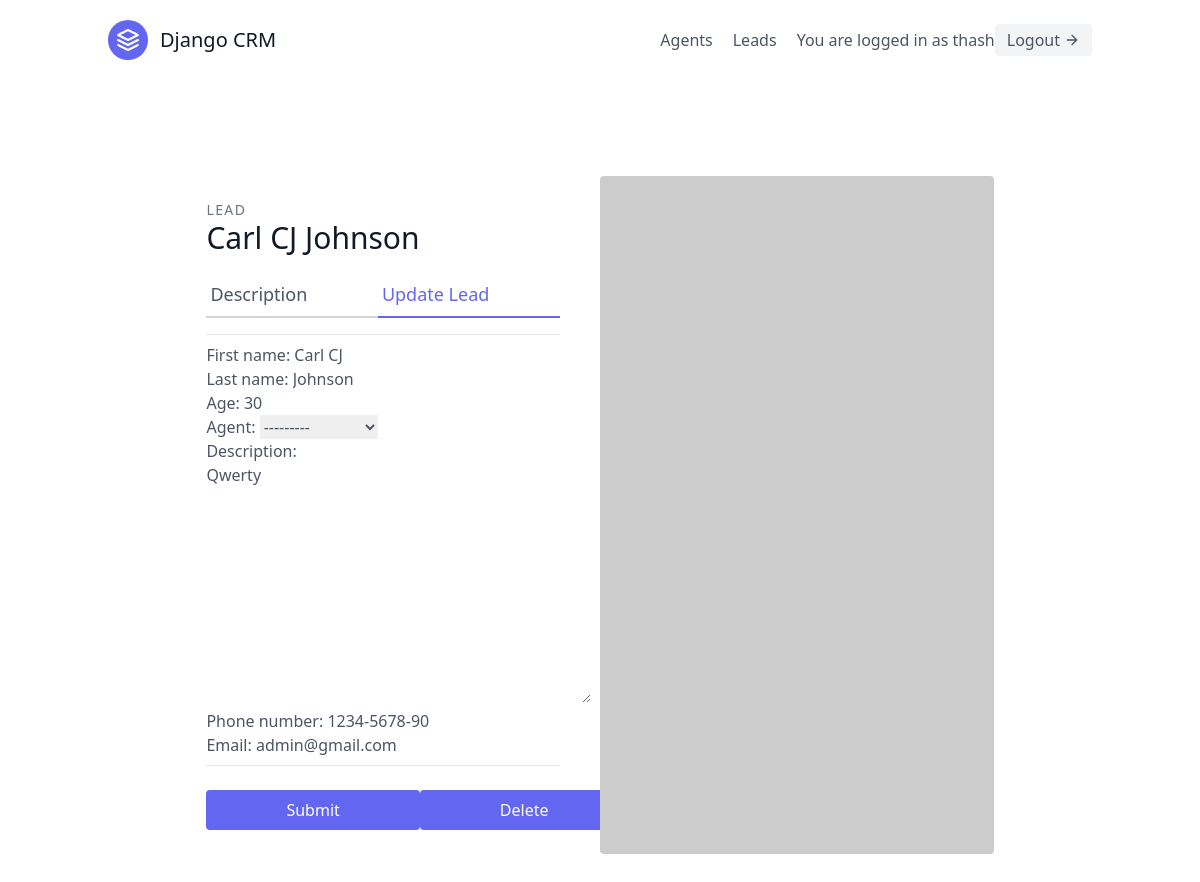
The app's page /leads/4/update/ (signed in), older data.
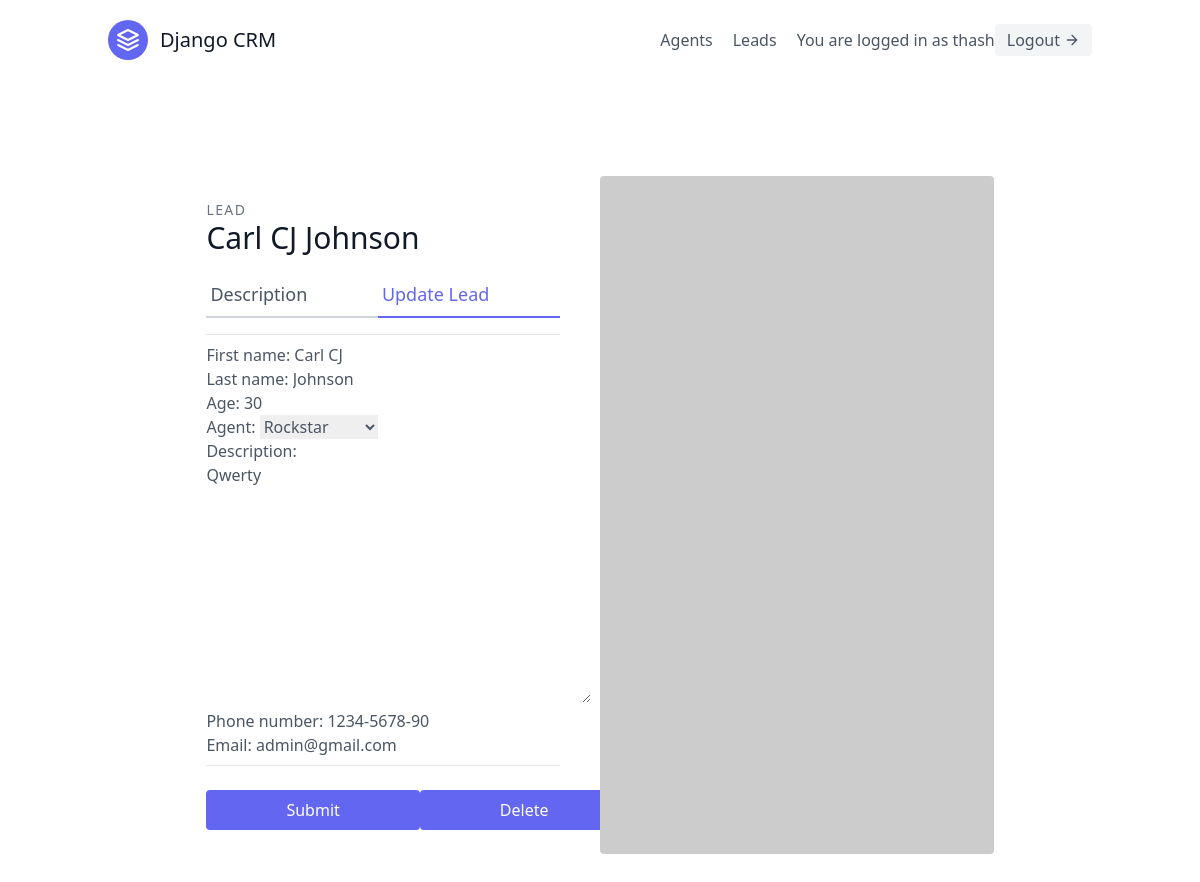
The same page, newer data.
### leads/models.py (models this page shows)
class Lead(models.Model):
    first_name = models.CharField(max_length=20)
    last_name = models.CharField(max_length=20)
    age = models.IntegerField(default=0)
    agent = models.ForeignKey(Agent, null=True, blank=True, on_delete=models.SET_NULL)
    organisation = models.ForeignKey(UserProfile, on_delete=models.CASCADE)
    category = models.ForeignKey("Category", related_name="leads",  null=True, blank=True, on_delete=models.SET_NULL)
    description = models.TextField()
    date_added = models.DateTimeField(auto_now_add=True)
    phone_number = models.CharField(max_length=20)
    email = models.EmailField()
    def __str__(self):
        return self.first_name + " " + self.last_name

### leads/views.py (the view, shortened to what this page needs)
# urls.py: path('<int:pk>/update/', views.LeadUpdateView.as_view(), name='update'),
class LeadUpdateView(OrganizerAndLoginRequiredMixin, generic.UpdateView):
    template_name = "leads/leads_update.html"
    form_class = LeadModelForm
    def get_queryset(self):
        user = self.request.user
        return Lead.objects.filter(organisation=user.userprofile)

### leads/forms.py
class LeadModelForm(forms.ModelForm):
    class Meta:
        model = Lead
        fields = (
            'first_name',
            'last_name',
            'age',
            'agent',
            'description',
            'phone_number',
            'email',
        )

### agents/mixins.py (called while the page is built)
    def dispatch(self, request, *args, **kwargs):
        if not request.user.is_authenticated or not request.user.is_organiser:
            return redirect("leads:list")
        return super().dispatch(request, *args, **kwargs)

### leads/models.py (called while the page is built)
    def __str__(self):
        return self.user.username

### leads/templates/leads/leads_update.html (shortened to what this page needs)
{% extends "base.html" %}
{% block content %}
    <section class="text-gray-600 body-font overflow-hidden">
        <div class="container px-5 py-24 mx-auto">
        <div class="lg:w-4/5 mx-auto flex flex-wrap">
            <div class="lg:w-1/2 w-full lg:pr-10 lg:py-6 mb-6 lg:mb-0">
            <h2 class="text-sm title-font text-gray-500 tracking-widest">LEAD</h2>
            <h1 class="text-gray-900 text-3xl title-font font-medium mb-4">{{ lead }}</h1>
            <div class="flex mb-4">
                <a href="{% url 'leads:detail' lead.pk %}" class="flex-grow border-b-2 border-gray-300 py-2 text-lg px-1">Description</a>
                <a class="flex-grow text-indigo-500 border-b-2 border-indigo-500 py-2 text-lg px-1">Update Lead</a>
            </div>
            <form method="post">
                <div class="mb-6 border-t border-b border-gray-200 py-2">
                {{ form.as_p }}
                </div>
                <div class="flex mt-4">
                    <button class="flex text-white bg-indigo-500 border-0 py-2 px-20 focus:outline-none hover:bg-indigo-600 rounded" type="submit">Submit</button>
                    <a href="{% url 'leads:delete' lead.pk %}" class="flex ml-auto text-white bg-indigo-500 border-0 py-2 px-20 focus:outline-none hover:bg-indigo-600 rounded">Delete</a>
                </div>
            </form>
            </div>
            <img alt="ecommerce" class="lg:w-1/2 w-full lg:h-auto h-64 object-cover object-center rounded" src="https://dummyimage.com/400x400">
        </div>
        </div>
    </section>
{% endblock content %}

Row changes from the older to the newer data that the page shows:
changed Lead "Carl CJ Johnson": agent "---------" → "Rockstar"
